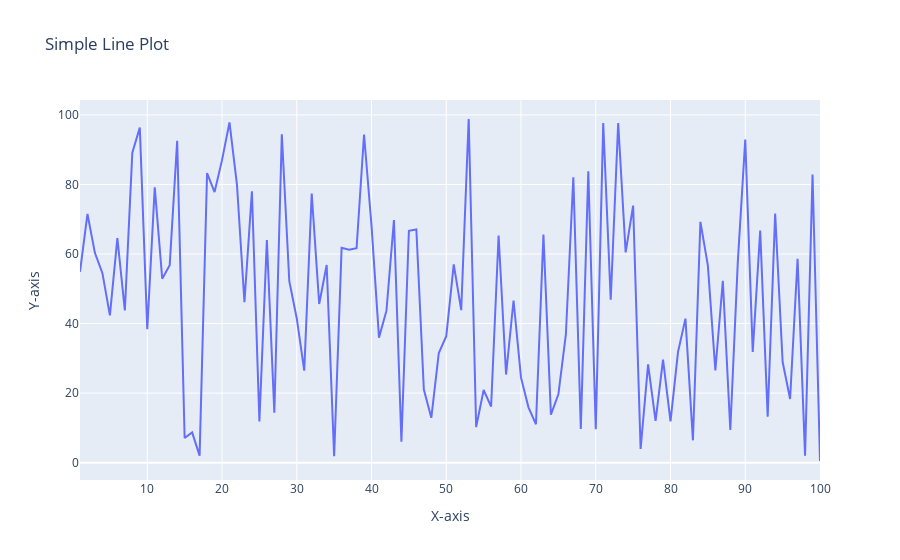

The notebook cell this image was saved under:
### Markdown cell above
20. Using Plotly, create a basic line plot of a randomly generated dataset, label the axes, and set the title as
'Simple Line Plot.

### Code cell
import plotly.express as px
import numpy as np

# Generate random data
np.random.seed(0)  # For reproducibility
x = np.arange(1, 101)  # X values from 1 to 100
y = np.random.rand(100) * 100  # Random Y values scaled to 100

# Create a DataFrame for the data
import pandas as pd
data = pd.DataFrame({'X-axis': x, 'Y-axis': y})

# Create a line plot
fig = px.line(data, x='X-axis', y='Y-axis', title='Simple Line Plot', labels={'X-axis': 'X-axis', 'Y-axis': 'Y-axis'})

# Show the plot
fig.show()

### Figure 1 — Plotly figure (JSON) as saved in the notebook; plotly's stock layout.template omitted (floating-point values rounded to 4 significant figures)
{"data": [{"hovertemplate": "X-axis=%{x}<br>Y-axis=%{y}<extra></extra>", "legendgroup": "", "line": {"color": "#636efa", "dash": "solid"}, "marker": {"symbol": "circle"}, "mode": "lines", "name": "", "orientation": "v", "showlegend": false, "type": "scatter", "x": [1, 2, 3, 4, 5, 6, 7, 8, 9, 10, 11, 12, 13, 14, 15, 16, 17, 18, 19, 20, 21, 22, 23, 24, 25, 26, 27, 28, 29, 30, 31, 32, 33, 34, 35, 36, 37, 38, 39, 40, 41, 42, 43, 44, 45, 46, 47, 48, 49, 50, 51, 52, 53, 54, 55, 56, 57, 58, 59, 60, 61, 62, 63, 64, 65, 66, 67, 68, 69, 70, 71, 72, 73, 74, 75, 76, 77, 78, 79, 80, 81, 82, 83, 84, 85, 86, 87, 88, 89, 90, 91, 92, 93, 94, 95, 96, 97, 98, 99, 100], "xaxis": "x", "y": [54.88, 71.52, 60.28, 54.49, 42.37, 64.59, 43.76, 89.18, 96.37, 38.34, 79.17, 52.89, 56.8, 92.56, 7.104, 8.713, 2.022, 83.26, 77.82, 87.0, 97.86, 79.92, 46.15, 78.05, 11.83, 63.99, 14.34, 94.47, 52.18, 41.47, 26.46, 77.42, 45.62, 56.84, 1.879, 61.76, 61.21, 61.69, 94.37, 68.18, 35.95, 43.7, 69.76, 6.023, 66.68, 67.06, 21.04, 12.89, 31.54, 36.37, 57.02, 43.86, 98.84, 10.2, 20.89, 16.13, 65.31, 25.33, 46.63, 24.44, 15.9, 11.04, 65.63, 13.82, 19.66, 36.87, 82.1, 9.71, 83.79, 9.61, 97.65, 46.87, 97.68, 60.48, 73.93, 3.919, 28.28, 12.02, 29.61, 11.87, 31.8, 41.43, 6.415, 69.25, 56.66, 26.54, 52.32, 9.394, 57.59, 92.93, 31.86, 66.74, 13.18, 71.63, 28.94, 18.32, 58.65, 2.011, 82.89, 0.4695], "yaxis": "y"}], "layout": {"autosize": true, "legend": {"tracegroupgap": 0}, "title": {"text": "Simple Line Plot"}, "xaxis": {"anchor": "y", "autorange": true, "domain": [0, 1], "range": [1, 100], "title": {"text": "X-axis"}, "type": "linear"}, "yaxis": {"anchor": "x", "autorange": true, "domain": [0, 1], "range": [-4.995, 104.3], "title": {"text": "Y-axis"}, "type": "linear"}}}
